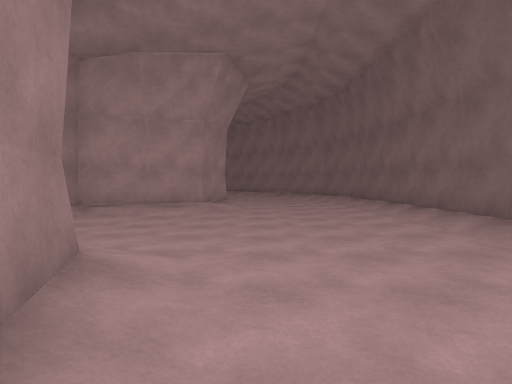
view 1 (above)

16 first-person views from a walk through a Unity game level. The camera is 1.4 m above the floor, tilts 2° down and sees 80° across. The floor is counted in squares, 2 m on a side. Each view is taken from the middle of a square. On the plan, view 1 faces up. The plan holds only what a view shows up to about 10 squares ahead; the rest is blank. The place goes on beyond the plan. The player character is not drawn.

view 2
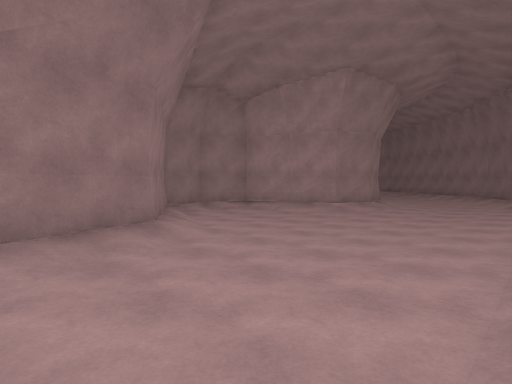

view 3
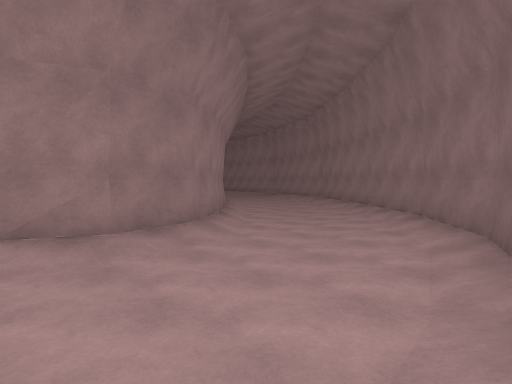

view 4
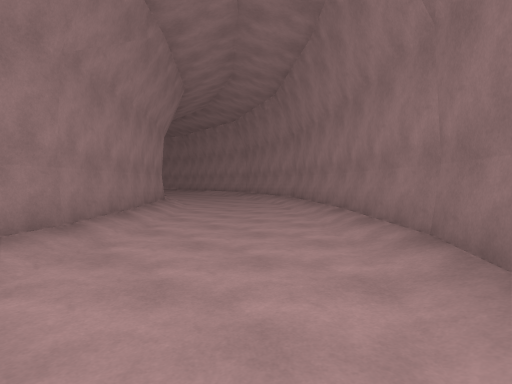

view 5
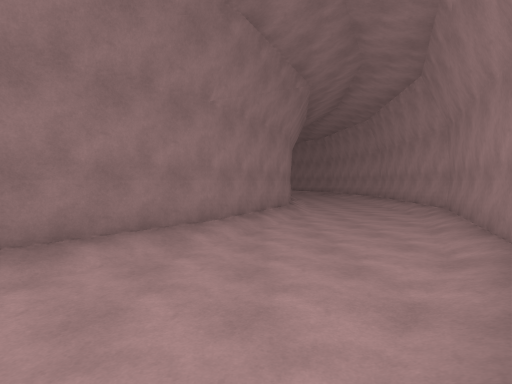

view 6
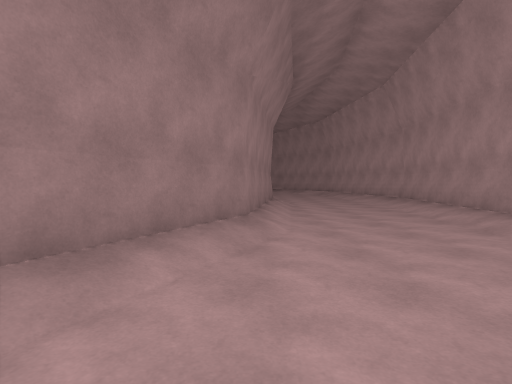

view 7
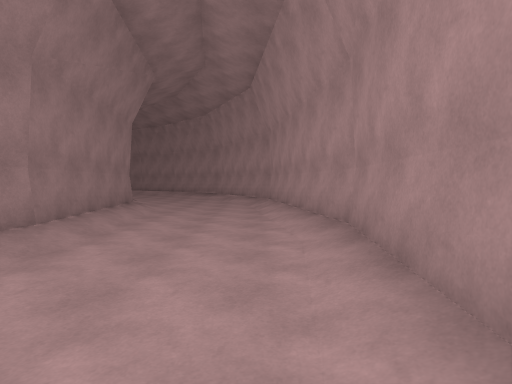

view 8
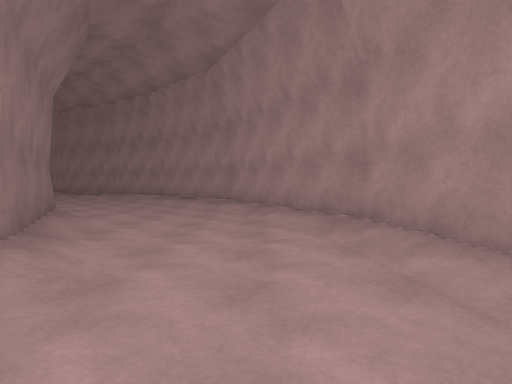

view 9
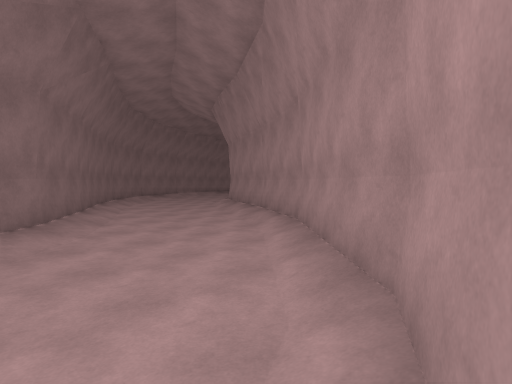

view 10
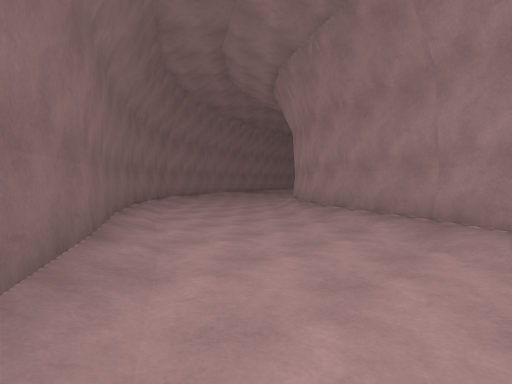

view 11
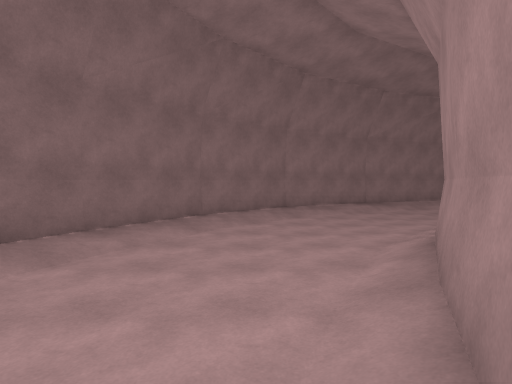

view 12
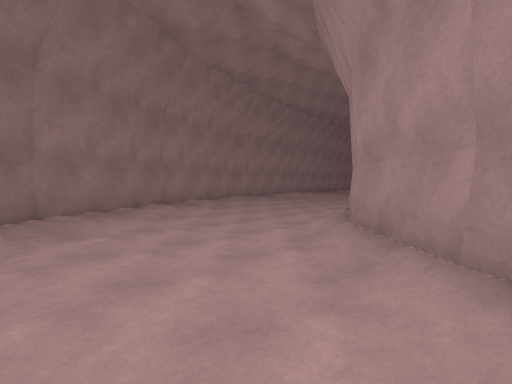

view 13
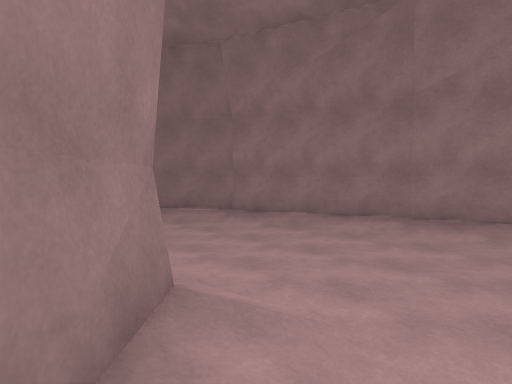

view 14
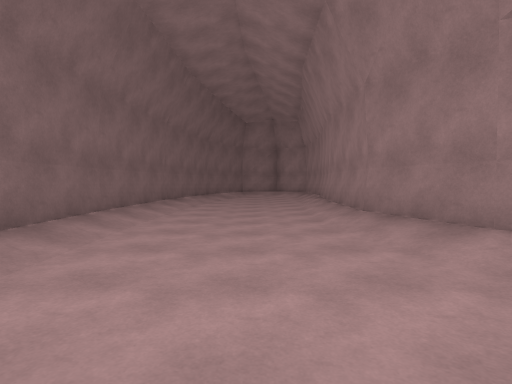

view 15
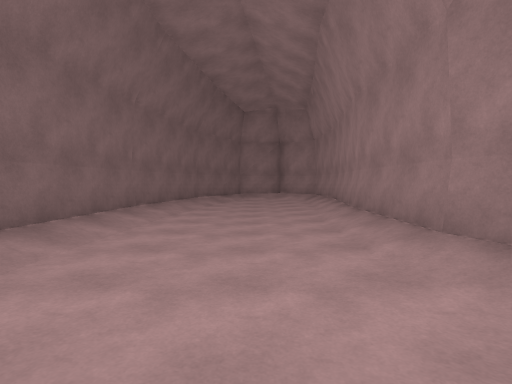

view 16
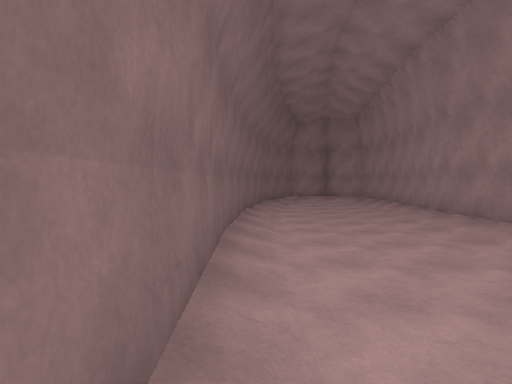

### Floor plan
Key: @ floor where view 1 was taken; # wall or solid block; . floor; / step, stairs or slope.
Columns run from 34 left of view 1 to 4 right of it. Each row starts with its distance up from view 1.
 20               ##############
 19             ###///......///###
 18            ##//............./###
 17           ##/.......//......../##
 16          ##/...//########//..../##
 15         ##/.../###      ###//..../#
 14        ##/.../##           ##/..../#
 13        #/.../#              ##/..../#
 12        #/../##               ##/.../##
 11       #/.../#                  ##.../#
 10      ##/../#                    #/...#
  9     ##/.../#                    ##...#
  8 /####/.../#                     ##.../#
  7 .///..../##                   ###/.../#
  6 ......./##                    #/...../#
  5 ....../##                     #....../#
  4 ...//###                      #/...../#
  3 //####                        ##//.../#
  2 ###                            ##/.../#
  1                                 ##.../#
  0                                  #@../#
 -1                                  #/../#
 -2                                  #.../#
 -3                                  #.../#
 -4                                  #...##
 -5                                  #...#
 -6                                  #../#

Where each view was taken, in squares from view 1:
view 1: 0 up, 0 right, facing up
view 2: 0 up, 3 right, facing up-left
view 3: 7 up, 3 right, facing up-left
view 4: 10 up, 2 right, facing up-left
view 5: 15 up, 1 left, facing left
view 6: 16 up, 5 left, facing left
view 7: 19 up, 10 left, facing left
view 8: 18 up, 15 left, facing left
view 9: 18 up, 21 left, facing down-left
view 10: 14 up, 22 left, facing down-left
view 11: 13 up, 26 left, facing down
view 12: 10 up, 26 left, facing down-left
view 13: 8 up, 34 left, facing down-right
view 14: 5 up, 1 right, facing down
view 15: 3 up, 1 right, facing down
view 16: 4 up, 3 right, facing down
